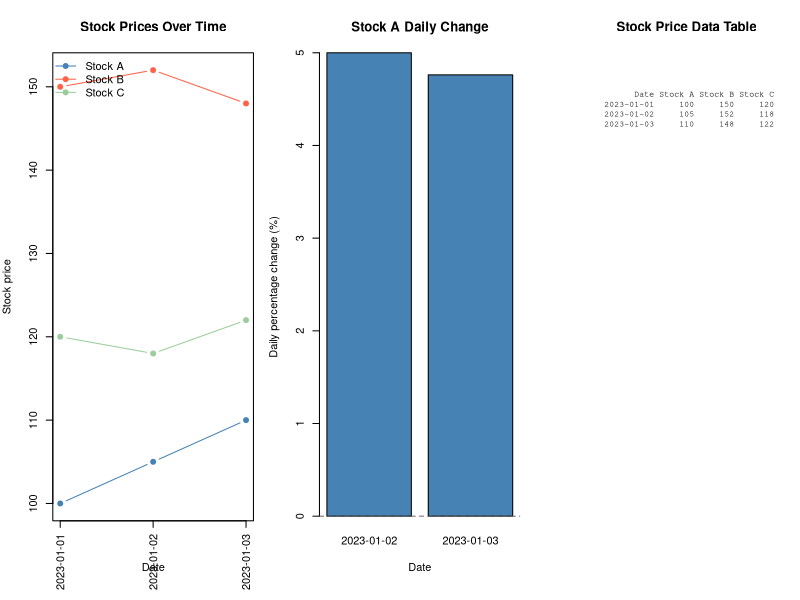

R code for this plot:
# Set 20: Stock Analysis
stocks <- data.frame(
  Date = as.Date(c("2023-01-01", "2023-01-02", "2023-01-03")),
  `Stock A` = c(100, 105, 110),
  `Stock B` = c(150, 152, 148),
  `Stock C` = c(120, 118, 122),
  check.names = FALSE
)
stock_colors <- c("steelblue", "tomato", "darkseagreen3")
stock_a_change <- c(
  NA_real_,
  diff(stocks$`Stock A`) / head(stocks$`Stock A`, -1) * 100
)

old <- par(mfrow = c(1, 3), mar = c(6, 4, 4, 1))
matplot(
  stocks$Date, as.matrix(stocks[c("Stock A", "Stock B", "Stock C")]),
  type = "b", pch = 19, lty = 1, col = stock_colors,
  xlab = "Date", ylab = "Stock price",
  main = "Stock Prices Over Time", xaxt = "n"
)
axis(1, at = stocks$Date, labels = format(stocks$Date, "%Y-%m-%d"), las = 2)
legend("topleft", names(stocks)[2:4], col = stock_colors, lty = 1, pch = 19, bty = "n")

barplot(
  stock_a_change[-1],
  names.arg = format(stocks$Date[-1], "%Y-%m-%d"),
  xlab = "Date", ylab = "Daily percentage change (%)",
  main = "Stock A Daily Change", col = "steelblue"
)
abline(h = 0, col = "gray40", lty = 2)

plot.new()
title("Stock Price Data Table")
text(
  0.03, 0.95,
  paste(capture.output(print(stocks, row.names = FALSE)), collapse = "\n"),
  adj = c(0, 1), family = "mono", cex = 0.75
)
par(old)

cat(
  "Stock A percentage changes are calculated against the previous day's ",
  "closing price; the first date has no prior observation and is omitted ",
  "from the bar chart.\n",
  "Tableau dashboard: create a date-based line sheet for all three stocks, ",
  "a Stock A daily percentage-change bar sheet, and a price table. Combine ",
  "them on a dashboard and add a Date filter.\n",
  sep = ""
)
